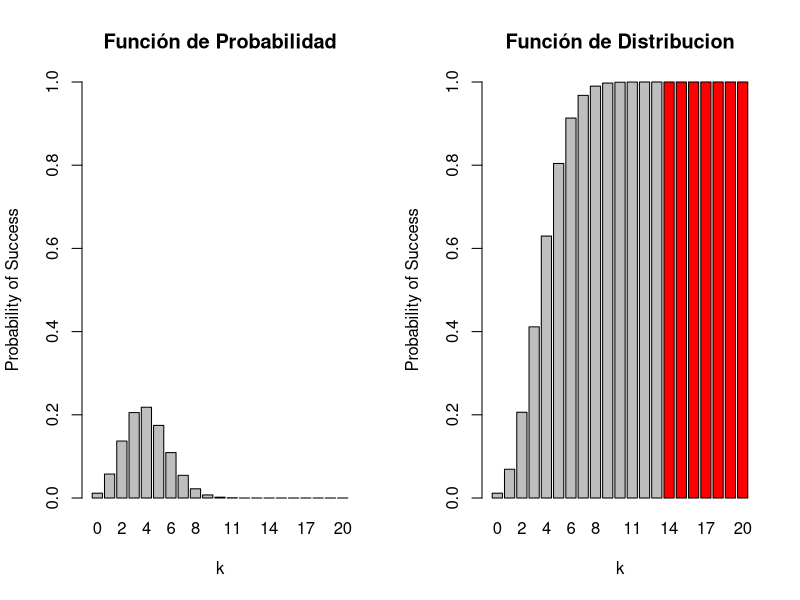

This chart was generated by the following R code:

par(mfrow = c(1,2))
barplot(height = dbinom(0:20, size = 20, p = 0.2), 
        names.arg = 0:20, 
        ylim = c(0,1),
        main = "Función de Probabilidad", xlab = 'k', ylab = 'Probability of Success',
        col = c(rep("gray", 14), rep("red", 7)))
barplot(height = pbinom(0:20, size =20, p = 0.2), 
        names.arg = 0:20, 
        ylim = c(0,1),
        main = "Función de Distribucion", xlab = 'k', ylab = 'Probability of Success',
        col = c(rep("gray", 14), rep("red", 7)))
